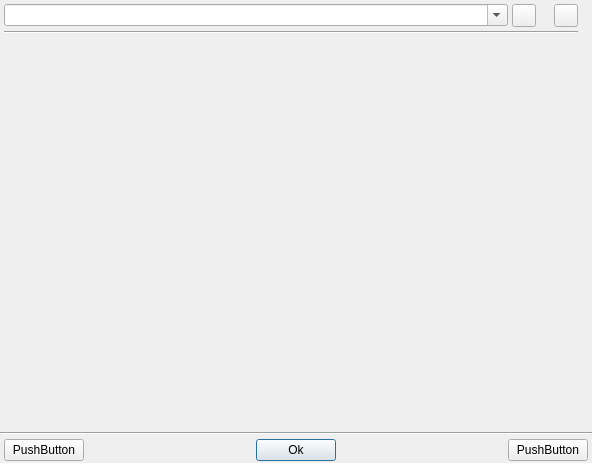
<?xml version="1.0" encoding="UTF-8"?>
<ui version="4.0">
 <class>m_Window</class>
 <widget class="QFrame" name="m_Window">
  <property name="geometry">
   <rect>
    <x>0</x>
    <y>0</y>
    <width>592</width>
    <height>463</height>
   </rect>
  </property>
  <property name="focusPolicy">
   <enum>Qt::TabFocus</enum>
  </property>
  <layout class="QVBoxLayout" name="verticalLayout">
   <property name="spacing">
    <number>4</number>
   </property>
   <property name="leftMargin">
    <number>0</number>
   </property>
   <property name="topMargin">
    <number>2</number>
   </property>
   <property name="rightMargin">
    <number>0</number>
   </property>
   <property name="bottomMargin">
    <number>0</number>
   </property>
   <item>
    <widget class="QWidget" name="m_FilterContainer" native="true">
     <layout class="QGridLayout" name="gridLayout">
      <property name="leftMargin">
       <number>4</number>
      </property>
      <property name="topMargin">
       <number>2</number>
      </property>
      <property name="rightMargin">
       <number>4</number>
      </property>
      <property name="bottomMargin">
       <number>0</number>
      </property>
      <property name="spacing">
       <number>4</number>
      </property>
      <item row="0" column="3">
       <widget class="CSkinButton" name="m_SortButton">
        <property name="sizePolicy">
         <sizepolicy hsizetype="Preferred" vsizetype="Preferred">
          <horstretch>0</horstretch>
          <verstretch>0</verstretch>
         </sizepolicy>
        </property>
        <property name="cursor">
         <cursorShape>PointingHandCursor</cursorShape>
        </property>
        <property name="focusPolicy">
         <enum>Qt::NoFocus</enum>
        </property>
        <property name="contextMenuPolicy">
         <enum>Qt::NoContextMenu</enum>
        </property>
        <property name="toolButtonStyle">
         <enum>Qt::ToolButtonIconOnly</enum>
        </property>
        <property name="skinImage" stdset="0">
         <stringlist notr="true">
          <string>src=&quot;img\osd\multiaddress\sortno.png&quot;  autoScale=&quot;0&quot; tooltip=&quot;Unsorted&quot;</string>
          <string>src=&quot;img\osd\multiaddress\sortasc.png&quot;  autoScale=&quot;0&quot; tooltip=&quot;Sorted ascending&quot;</string>
          <string>src=&quot;img\osd\multiaddress\sortdesc.png&quot;  autoScale=&quot;0&quot; tooltip=&quot;Sorted descending&quot;</string>
         </stringlist>
        </property>
        <property name="osdTooltip" stdset="0">
         <bool>true</bool>
        </property>
        <property name="widthForHeight" stdset="0">
         <number>1</number>
        </property>
       </widget>
      </item>
      <item row="0" column="4">
       <spacer name="horizontalSpacer">
        <property name="orientation">
         <enum>Qt::Horizontal</enum>
        </property>
        <property name="sizeType">
         <enum>QSizePolicy::Fixed</enum>
        </property>
        <property name="sizeHint" stdset="0">
         <size>
          <width>10</width>
          <height>20</height>
         </size>
        </property>
       </spacer>
      </item>
      <item row="0" column="1">
       <widget class="CSkinButton" name="m_DeleteFilterButton">
        <property name="sizePolicy">
         <sizepolicy hsizetype="Preferred" vsizetype="Preferred">
          <horstretch>0</horstretch>
          <verstretch>0</verstretch>
         </sizepolicy>
        </property>
        <property name="cursor">
         <cursorShape>PointingHandCursor</cursorShape>
        </property>
        <property name="focusPolicy">
         <enum>Qt::NoFocus</enum>
        </property>
        <property name="contextMenuPolicy">
         <enum>Qt::NoContextMenu</enum>
        </property>
        <property name="toolButtonStyle">
         <enum>Qt::ToolButtonIconOnly</enum>
        </property>
        <property name="skinImage" stdset="0">
         <stringlist notr="true">
          <string>src=&quot;img\tree\toolbar\delfilter.png&quot;  autoScale=&quot;0&quot; tooltip=&quot;Delete filter&quot;</string>
         </stringlist>
        </property>
        <property name="osdTooltip" stdset="0">
         <bool>true</bool>
        </property>
        <property name="widthForHeight" stdset="0">
         <number>1</number>
        </property>
       </widget>
      </item>
      <item row="1" column="0" colspan="4">
       <widget class="Line" name="line_2">
        <property name="orientation">
         <enum>Qt::Horizontal</enum>
        </property>
       </widget>
      </item>
      <item row="0" column="0">
       <widget class="CComboBoxHelpers" name="m_FilterBox">
        <property name="sizePolicy">
         <sizepolicy hsizetype="Expanding" vsizetype="Fixed">
          <horstretch>0</horstretch>
          <verstretch>0</verstretch>
         </sizepolicy>
        </property>
        <property name="editable">
         <bool>true</bool>
        </property>
        <property name="placeholderText" stdset="0">
         <string>Filter...</string>
        </property>
        <property name="haveDeleteButtons" stdset="0">
         <bool>true</bool>
        </property>
       </widget>
      </item>
      <item row="0" column="2">
       <spacer name="horizontalSpacer_2">
        <property name="orientation">
         <enum>Qt::Horizontal</enum>
        </property>
        <property name="sizeType">
         <enum>QSizePolicy::Fixed</enum>
        </property>
        <property name="sizeHint" stdset="0">
         <size>
          <width>10</width>
          <height>20</height>
         </size>
        </property>
       </spacer>
      </item>
     </layout>
    </widget>
   </item>
   <item>
    <widget class="COsdSelectTree" name="m_Tree">
     <property name="focusPolicy">
      <enum>Qt::WheelFocus</enum>
     </property>
     <property name="autoFillBackground">
      <bool>false</bool>
     </property>
     <property name="styleSheet">
      <string notr="true">#m_Tree {background-color: transparent;}
/*INCLUDE_UI_scrollbar.qss*/</string>
     </property>
     <property name="frameShape">
      <enum>QFrame::NoFrame</enum>
     </property>
     <property name="editTriggers">
      <set>QAbstractItemView::NoEditTriggers</set>
     </property>
     <property name="showDropIndicator" stdset="0">
      <bool>false</bool>
     </property>
     <property name="verticalScrollMode">
      <enum>QAbstractItemView::ScrollPerPixel</enum>
     </property>
     <property name="indentation">
      <number>2</number>
     </property>
     <property name="uniformRowHeights">
      <bool>true</bool>
     </property>
     <property name="animated">
      <bool>true</bool>
     </property>
     <property name="sliderInfo" stdset="0">
      <string notr="true">color1=&quot;0x7010F010&quot; color2=&quot;0&quot; type=&quot;0&quot; roundcorner=&quot;0&quot; borderwidth=&quot;0&quot; bordercolor=&quot;0&quot;</string>
     </property>
     <property name="cursorInfo" stdset="0">
      <stringlist notr="true">
       <string>id=&quot;focus&quot;  marginBottom=&quot;1&quot; marginTop=&quot;1&quot; type=&quot;0&quot; color1=&quot;0x7080A0FF&quot; roundcorner=&quot;0&quot; bordercolor=&quot;0xFF000000&quot; borderWidth=&quot;0&quot;</string>
       <string>id=&quot;hover&quot; marginBottom=&quot;1&quot; marginTop=&quot;1&quot; type=&quot;0&quot; color1=&quot;0x3080A0FF&quot; roundcorner=&quot;0&quot; bordercolor=&quot;0xFF000000&quot; borderWidth=&quot;0&quot;</string>
      </stringlist>
     </property>
     <property name="borderInfo" stdset="0">
      <string notr="true">borderwidth=&quot;1&quot; roundcorner=&quot;0&quot; bordercolor=&quot;0x9010B010&quot; </string>
     </property>
     <property name="imageParams" stdset="0">
      <string notr="true">checked=&quot;img/select/check.png&quot; empty=&quot;img/select/empty.png&quot; </string>
     </property>
     <property name="addRowHeight" stdset="0">
      <number>4</number>
     </property>
     <property name="addRowHeightF" stdset="0">
      <number>8</number>
     </property>
     <property name="tooltipTruncated" stdset="0">
      <bool>true</bool>
     </property>
     <property name="smoothCursorMovement" stdset="0">
      <number>2</number>
     </property>
     <attribute name="headerVisible">
      <bool>false</bool>
     </attribute>
     <column>
      <property name="text">
       <string notr="true">1</string>
      </property>
     </column>
    </widget>
   </item>
   <item>
    <widget class="Line" name="line">
     <property name="orientation">
      <enum>Qt::Horizontal</enum>
     </property>
    </widget>
   </item>
   <item>
    <layout class="QHBoxLayout" name="horizontalLayout">
     <property name="leftMargin">
      <number>4</number>
     </property>
     <property name="rightMargin">
      <number>4</number>
     </property>
     <property name="bottomMargin">
      <number>2</number>
     </property>
     <item alignment="Qt::AlignLeft">
      <widget class="QPushButton" name="m_Button0">
       <property name="sizePolicy">
        <sizepolicy hsizetype="Fixed" vsizetype="Fixed">
         <horstretch>0</horstretch>
         <verstretch>0</verstretch>
        </sizepolicy>
       </property>
       <property name="styleSheet">
        <string notr="true">/*INCLUDE_UI_defaultbutton.qss*/</string>
       </property>
       <property name="text">
        <string>PushButton</string>
       </property>
      </widget>
     </item>
     <item alignment="Qt::AlignHCenter">
      <widget class="QPushButton" name="m_OkButton">
       <property name="sizePolicy">
        <sizepolicy hsizetype="Fixed" vsizetype="Fixed">
         <horstretch>0</horstretch>
         <verstretch>0</verstretch>
        </sizepolicy>
       </property>
       <property name="focusPolicy">
        <enum>Qt::TabFocus</enum>
       </property>
       <property name="styleSheet">
        <string notr="true">/*INCLUDE_UI_defaultbutton.qss*/</string>
       </property>
       <property name="text">
        <string>Ok</string>
       </property>
       <property name="default">
        <bool>true</bool>
       </property>
      </widget>
     </item>
     <item alignment="Qt::AlignRight">
      <widget class="QPushButton" name="m_Button1">
       <property name="sizePolicy">
        <sizepolicy hsizetype="Fixed" vsizetype="Fixed">
         <horstretch>0</horstretch>
         <verstretch>0</verstretch>
        </sizepolicy>
       </property>
       <property name="styleSheet">
        <string notr="true">/*INCLUDE_UI_defaultbutton.qss*/</string>
       </property>
       <property name="text">
        <string>PushButton</string>
       </property>
      </widget>
     </item>
    </layout>
   </item>
  </layout>
 </widget>
 <customwidgets>
  <customwidget>
   <class>CSkinButton</class>
   <extends>QToolButton</extends>
   <header>skinbutton.h</header>
  </customwidget>
  <customwidget>
   <class>COsdSelectTree</class>
   <extends>QTreeWidget</extends>
   <header>OsdSelectTree.h</header>
  </customwidget>
  <customwidget>
   <class>CComboBoxHelpers</class>
   <extends>QComboBox</extends>
   <header>comboboxhelpers.h</header>
  </customwidget>
 </customwidgets>
 <resources/>
 <connections/>
</ui>
